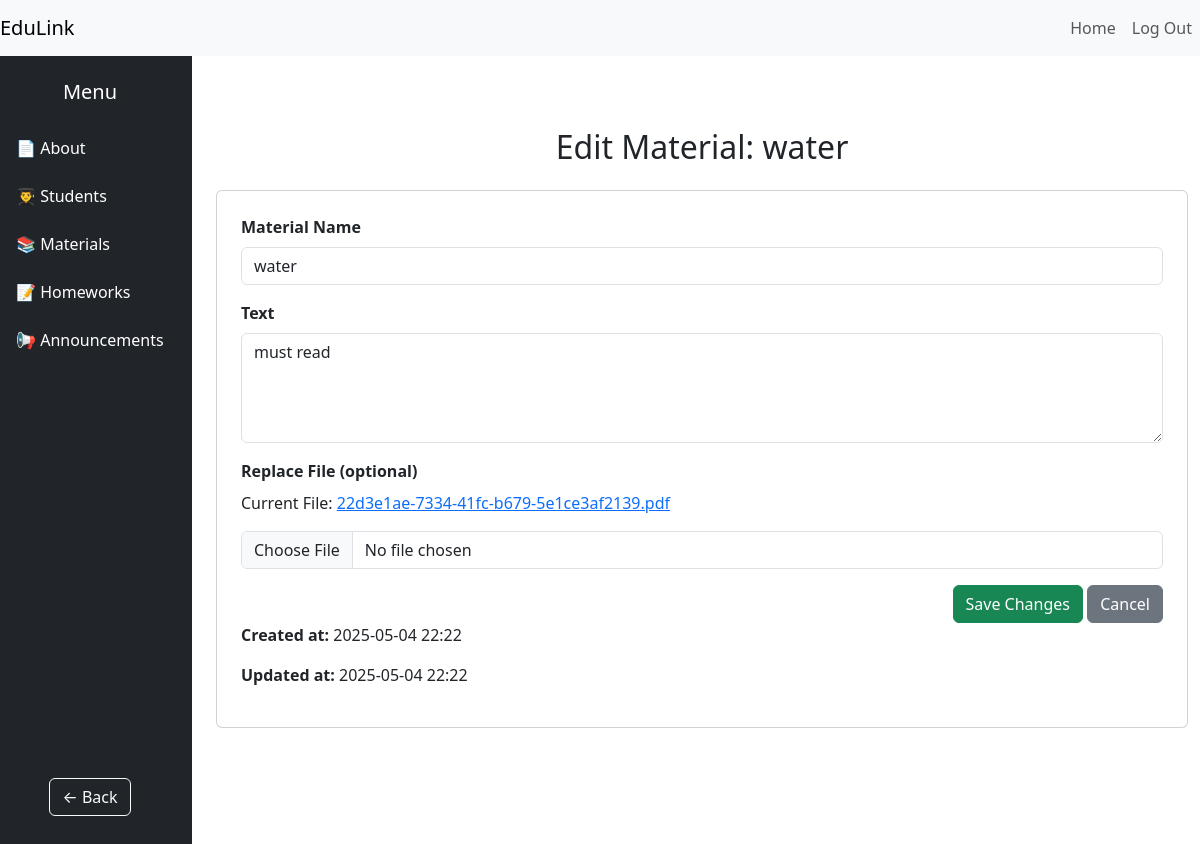
Screenshot of /material/1 (signed in) with the database file from the repository.
### service505.py (models this page shows)
class Material(db.Model):
    table_name = 'materials'
    id = db.Column(db.Integer, primary_key=True)
    name = db.Column(db.String(255), nullable=False)
    text = db.Column(db.Text, nullable=True)
    filename = db.Column(db.String(255), nullable=False)
    class_id = db.Column(db.Integer, db.ForeignKey('class.id'), nullable=False)
    created_at = db.Column(db.DateTime(timezone=True), server_default=func.now())
    updated_at = db.Column(db.DateTime(timezone=True), default=func.now(), onupdate=func.now())
    @property
    def created_at_tbilisi(self):
        return self.created_at + timedelta(hours=4) if self.created_at else None
    @property
    def updated_at_tbilisi(self):
        return self.updated_at + timedelta(hours=4) if self.updated_at else None

### service505.py (the view)
@app.route('/material/<int:material_id>')
@login_required
def view_material(material_id):
    material = Material.query.get_or_404(material_id)
    class_info=material.class_info
    return render_template('class/material/class_viewmaterial.html', material=material, class_info= class_info)

### service505.py (called while the page is built)
@login_manager.user_loader
def load_user(user_id):
   return User.query.get(int(user_id))

### templates/class/material/class_viewmaterial.html
{% extends "base/base_class.html" %}
{% block class_content %}
<div class="container py-5">
  <h2 class="text-center mb-4">Edit Material: {{ material.name }}</h2>
  <form method="POST" action="{{ url_for('edit_material', material_id=material.id) }}" enctype="multipart/form-data">
    <div class="card p-4">
      <div class="mb-3">
        <label class="form-label fw-bold">Material Name</label>
        <input type="text" name="name" class="form-control" value="{{ material.name }}" required>
      </div>
      <div class="mb-3">
        <label class="form-label fw-bold">Text</label>
        <textarea name="text" class="form-control" rows="4">{{ material.text }}</textarea>
      </div>
      <div class="mb-3">
        <label class="form-label fw-bold">Replace File (optional)</label>
        {% if material.filename %}
          <p>Current File:
            <a href="{{ url_for('static', filename='uploads/materials/' + material.filename) }}" target="_blank">
              {{ material.filename }}
            </a>
          </p>
        {% endif %}
        <input type="file" name="file" class="form-control">
      </div>
      <div class="text-end">
        <button type="submit" class="btn btn-success">Save Changes</button>
        <a href="{{ url_for('materials', class_id=material.class_id) }}" class="btn btn-secondary">Cancel</a>
      </div>
   <p><strong>Created at:</strong> {{ material.created_at_tbilisi.strftime('%Y-%m-%d %H:%M') }}</p>
          <p><strong>Updated at:</strong> {{ material.updated_at_tbilisi.strftime('%Y-%m-%d %H:%M') }}</p>
    </div>
  </form>
</div>
{% endblock %}

### rows the page displays
Material: name "water", text "must read", filename "22d3e1ae-7334-41fc-b679-5e1ce3af2139.pdf", created_at_tbilisi "2025-05-04 22:22", updated_at_tbilisi "2025-05-04 22:22"
